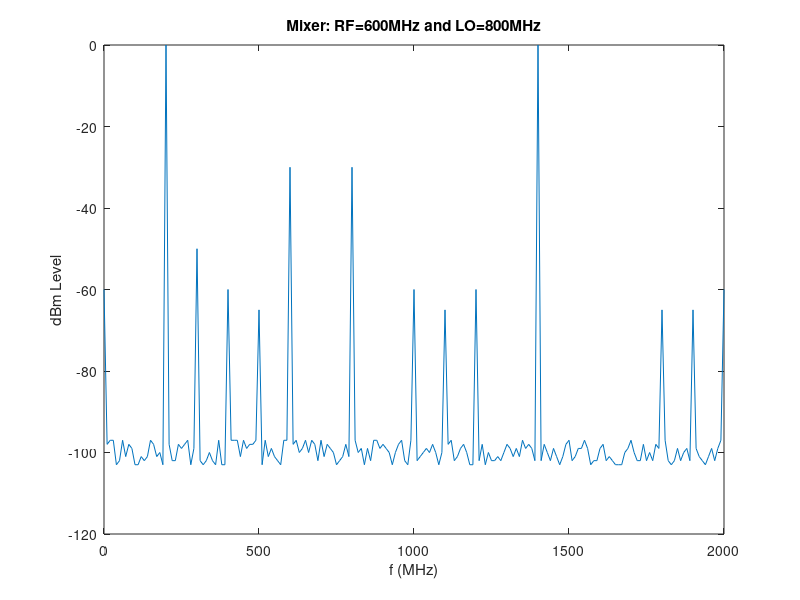

This figure's MATLAB source:
clear all
clc

RF = 600;
LO = 800;
RF_half = RF / 2;
startpoint = 0;
endpoint = 2000;
step = 10;
LEN = (endpoint - startpoint)/step + 1;
value1 = -20;
value2 = -30;
value3 = -35;
value3 = -50;
value4 = -60;
value5 = -65;
noise = -100;
counter = 0;
fList = zeros(1, LEN);
dBList = zeros(1, LEN);
for f = startpoint : step : endpoint
    counter = counter + 1;
    fList(counter) = f;
    if f == abs(LO-RF) || f == abs(LO+RF)
        dbList(counter) = value1;
    elseif f == RF || f == LO
        dBList(counter) = value2;
    elseif f == RF_half
        dBList(counter) = value3;
    elseif f == abs(2*RF-LO) || f == abs(3*RF-2*LO) || f == abs(4*RF-3*LO) || f == abs(2*LO-RF) || f == abs(3*LO-2*RF) || f == abs(4*LO-3*RF) || f == abs(2*RF+LO) || f == abs(2*LO+RF) || f == abs(3*RF+2*LO) || f == abs(3*LO+2*RF)
        dBList(counter) = value4;
    elseif f == abs(LO-RF_half) || f == LO+RF_half || f == abs(2*LO+RF_half) || f == abs(3*LO-2*RF_half)
        dBList(counter) = value5;
    else
        dBList(counter) = randi([noise-3, noise+3]);  
    end
end

plot(fList, dBList);
title('Mixer: RF=600MHz and LO=800MHz');
xlabel('f (MHz)');
ylabel('dBm Level')